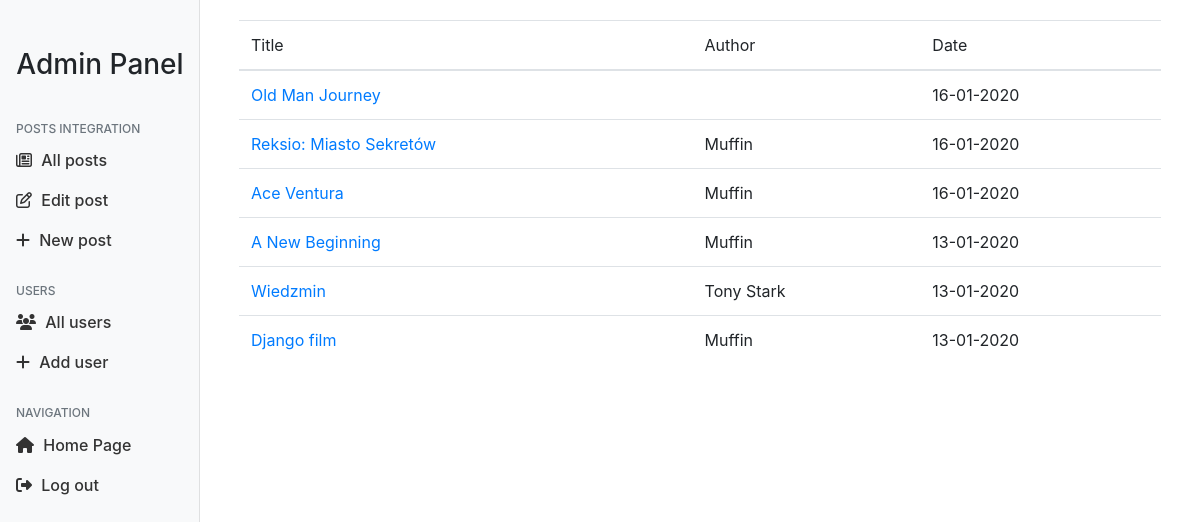
Page /admin (signed in) on the earlier database version.
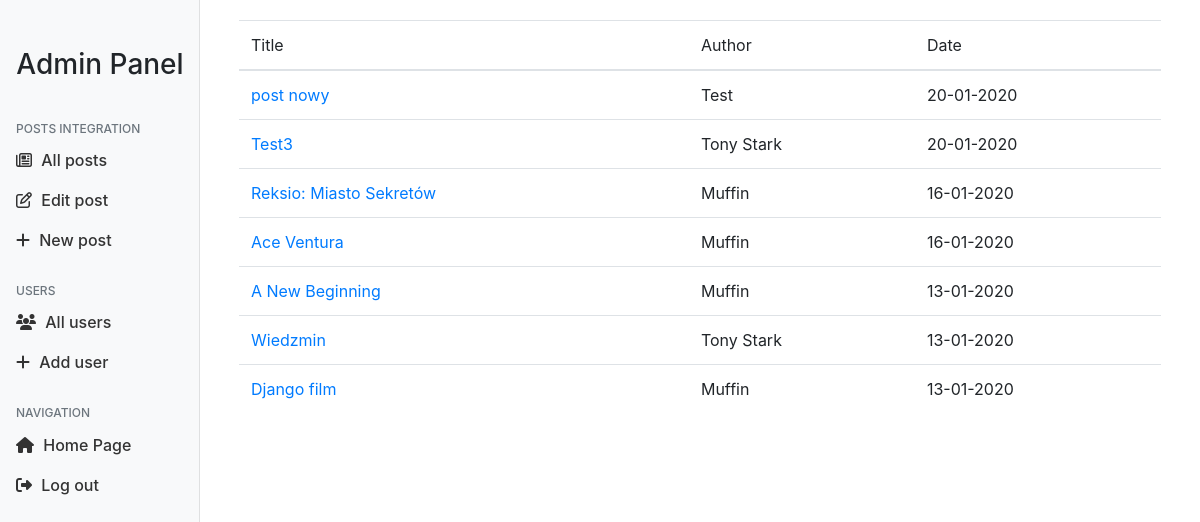
Same page on the later database version.
### project/model.py (models this page shows, shortened)
class Post(db.Model):
    id = db.Column(db.Integer, primary_key=True)
    image_file = db.Column(db.String(30), nullable=False)
    title = db.Column(db.String(100), nullable=False)
    content = db.Column(db.Text, nullable=False)
    author = db.Column(db.String(20), nullable=False, default='Admin')
    date_posted = db.Column(db.DateTime, nullable=False,
                            default=datetime.utcnow)

### project/routes.py (the view)
@app.route('/admin', methods=['GET', 'POST'])
@login_required
def all_posts():
    if current_user.permissions == 'admin':
        form = RegistrationForm()
        posts = Post.query.order_by(desc(Post.date_posted)).all()
        return render_template("admin_panel/all_posts.html", posts=posts, form=form)
    else:
        return redirect('/')

### project/model.py (called while the page is built)
@login.user_loader
def load_user(id):
    return User.query.get(int(id))

### project/templates/admin_panel/all_posts.html (shortened to what this page needs)
{% extends "admin_panel/panel.html" %}
{% block body %}
<div class="container">
    <table class="table table-hover">
        <tr>
            <th scope="col">Title</th>
            <th scope="col">Author</th>
            <th scope="col">Date</th>
        </tr>
        <tbody>
            {% for post in posts%}
            <tr>
                <td><a href="../../../post/more/{{post.id}}">{{post.title}}</a> </td>
                <td>{{post.author}}</td>
                <td>{{post.date_posted.strftime('%d-%m-%Y')}}</td>
            </tr>
            {% endfor %}
    </table>
</div>
{% endblock body %}

### project/templates/admin_panel/panel.html (shortened to what this page needs)
<!DOCTYPE html>
<html lang="en">
<head>
    <link rel="stylesheet" href="{{url_for('static', filename='styles/reset.css')}}">
    <link rel="stylesheet" href="{{url_for('.static', filename='styles/bootstrap.css')}}">
    <link rel="stylesheet" href="{{url_for('static', filename='styles/stylee.css')}}">
</head>
<body>
    <div class="container-fluid">
        <div class="row">
            <nav class="col-md-2 d-none d-md-block bg-light sidebar">
                <h3 class="text-center">Admin Panel</h3>
                <div class="sidebar-sticky">
                    <h6 class="sidebar-heading d-flex justify-content-between  px-3 mt-4 mb-1 text-muted">
                        <span>Posts Integration</span>
                    </h6>
                    <ul class="nav flex-column">
                        <li class="nav-item">
                            <a class="nav-link" href="/admin">
                                <i class="ico far fa-newspaper"></i> All posts
                            </a>
                        </li>
                        <li class="nav-item">
                            <a class="nav-link" href="/admin/modify">
                                <i class="ico far fa-edit"></i> Edit post
                            </a>
                        </li>
                        <li class="nav-item">
                            <a class="nav-link" href="/admin/new">
                                <i class="ico fas fa-plus"></i> New post
                            </a>
                        </li>
                    </ul>
                    <h6
                        class="sidebar-heading d-flex justify-content-between align-items-center px-3 mt-4 mb-1 text-muted">
                        <span>Users</span>
                    </h6>
                    <ul class="nav flex-column mb-2">
                        <li class="nav-item">
                            <a class="nav-link" href="/admin/users">
                                <i class="ico fas fa-users"></i> All users
                            </a>
                        </li>
                        <li class="nav-item">
                            <a class="nav-link" href="/admin/add_user">
                                <i class="ico fas fa-plus"></i> Add user
                            </a>
                        </li>
                    </ul>
                    <h6
                        class="sidebar-heading d-flex justify-content-between align-items-center px-3 mt-4 mb-1 text-muted">
                        <span> Navigation </span>
                    </h6>
                    <ul class="nav flex-column mb-2">
                        <li class="nav-item">
                            <a class="nav-link" href="/">
                                <i class="ico fas fa-home"></i> Home Page
                            </a>
                        </li>
                        <li class="nav-item">
                            <a class="nav-link" href="{{url_for('logout')}}">
                                <i class="ico fas fa-sign-out-alt"></i> Log out
                            </a>
                        </li>
                    </ul>
                </div>
            </nav>
            <div class="content col-md-9 ml-sm-auto col-lg-10 px-4">
                {% block body %} {% endblock body%}
            </div>
</body>
</html>

### project/static/styles/stylee.css (style rules this page uses)
* { font-family: 'Roboto', sans-serif; }
body { height: 100vh; }
a { text-align: center; text-decoration: none; }
.nav-link { text-align: left; }
.px-4 { margin-top: 10px; }
.table { margin-top: 10px; }
.ico { margin-right: 5px; }

Differences in the rows shown:
removed Post: title "Old Man Journey", date_posted "16-01-2020"
added Post: title "post nowy", author "Test", date_posted "20-01-2020"
added Post: title "Test3", author "Tony Stark", date_posted "20-01-2020"
